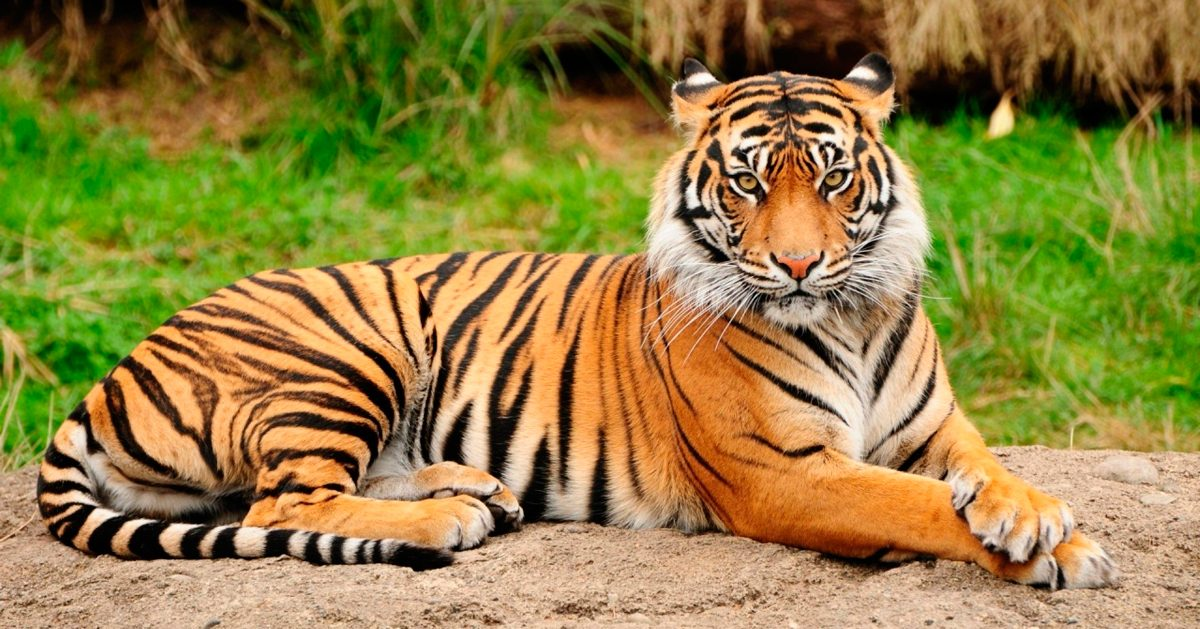
#> input picture 4 - Pruebas de correlación/imagenes_tigre.jpg, 1200 x 629 px
$ python tig_10feb.py
#> lines starting #> are read from the running program, lines starting #| are printed output that depends on the picture
from cv2 import cv2
import numpy as np
import matplotlib.pyplot as plt

img1 = cv2.imread("imagenes_tigre.jpg", cv2.IMREAD_ANYCOLOR) # 815 x 451
#> img1 is the input picture: shape (629, 1200, 3); mean B, G, R 65.5, 129.1, 146

roi2 = cv2.imread("Clipboard.png", cv2.IMREAD_ANYCOLOR) #61 x 64
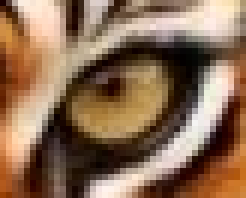
#> input picture 4 - Pruebas de correlación/Clipboard.png, 41 x 33 px (shown 6 times larger)
#> roi2 is the input picture: shape (33, 41, 3); mean B, G, R 84, 108.6, 139.2

img = img1.copy()
roi = roi2.copy()

img [:,:,0]=img1 [:,:,2]
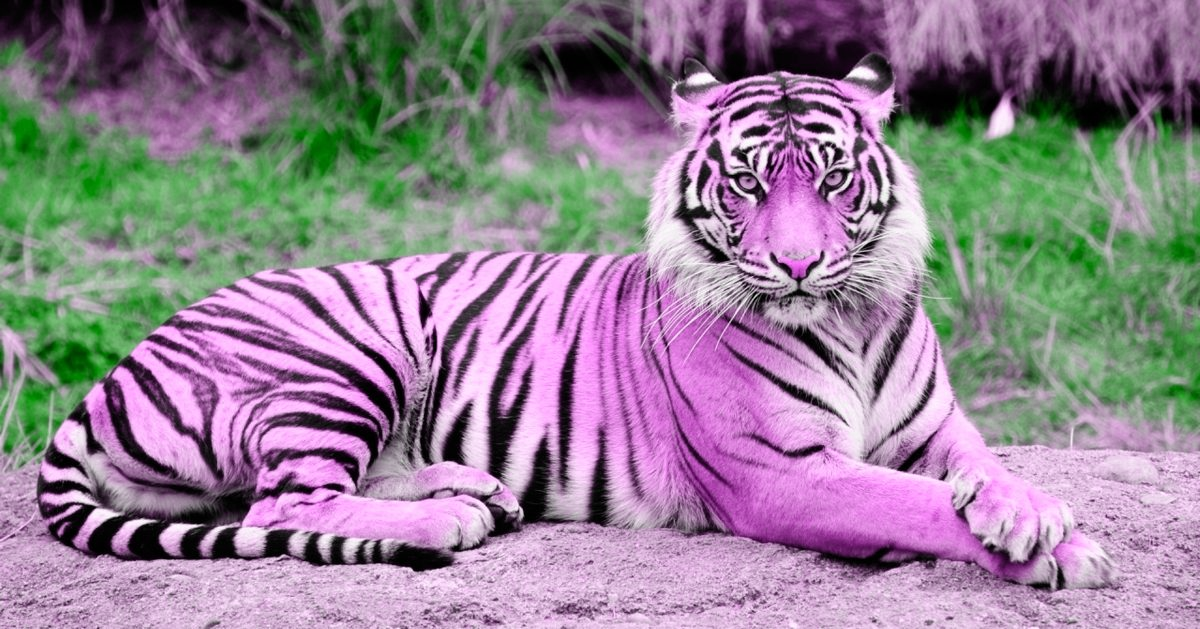
#> img: shape (629, 1200, 3); mean B, G, R 146, 129.1, 146
roi [:,:,0]=roi2 [:,:,2]
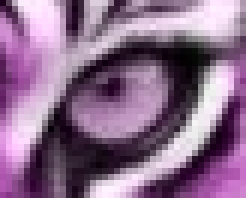
#> roi: shape (33, 41, 3) (shown 6 times larger); mean B, G, R 139.2, 108.6, 139.2
img [:,:,2]=img1 [:,:,0]
roi [:,:,2]=roi2 [:,:,0]

h, w = roi.shape[:-1]
#> h = 33; w = 41
print
# Función que sirve para detectar si una imagen está contenida en otra
res = cv2.matchTemplate(img, roi, cv2.TM_CCOEFF_NORMED)
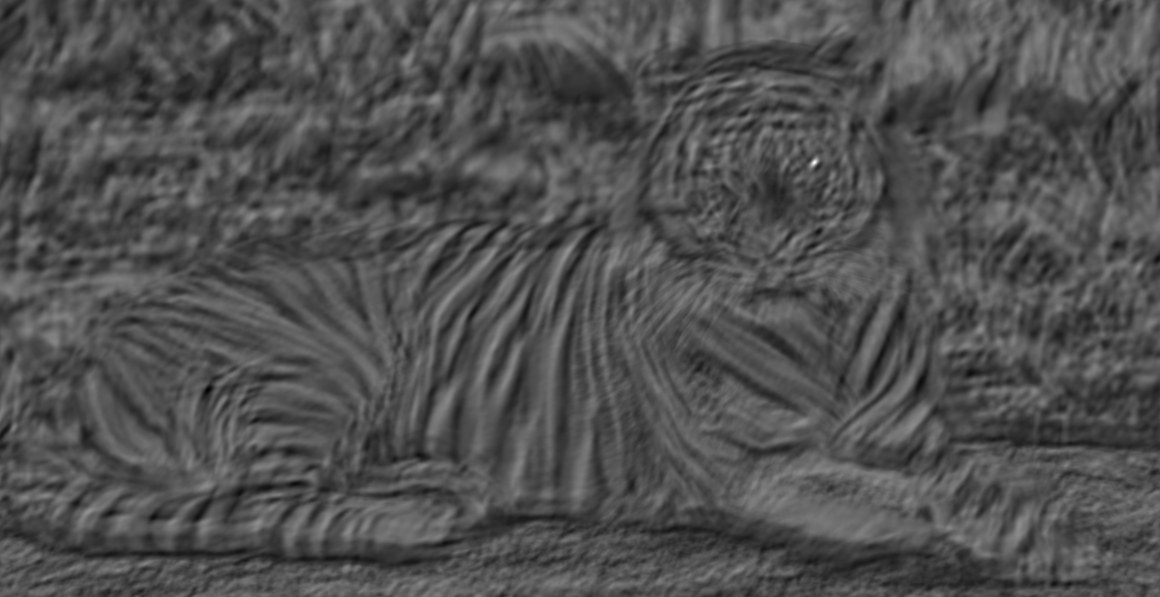
#> res: shape (597, 1160) float32; min -0.474, max 1, mean -0.01; drawn with min black and max white
print (type (res))
#| <class 'numpy.ndarray'>

# Umbral admitido
threshold = .9

# Si está dentro del umbral, crear un cuadrado sobre la imagen contenida en la imagen Todo
loc = np.where(res >= threshold) #si no se encuentra, loc queda vacío, por lo que pt no puede definirse.
#> loc = ([162], [814])
print (loc)
#| (array([162]), array([814]))
if loc[0].size > 0 & loc[1].size:
    print (loc)
#| (array([162]), array([814]))
else:
    print ("null")
print ("medida", w, h)
#| medida 41 33
for pt in zip(*loc[::-1]):  #  Cambiar columnas y filas
    cv2.rectangle(img, pt, (pt[0] + w, pt[1] + h), (150, 150, 0), 1)
#> this loop made 1 pass
#> pt on pass 1: (814, 162)
#> img: shape (629, 1200, 3); mean R, G, B 146, 129.2, 65.5
# Ver caso en que encuentra mas de 1 coincidencia..
print (pt)
#| (814, 162)


# Guardar el resultado
cv2.imwrite('result.png', img)

plt.imshow (img)

plt.show()
